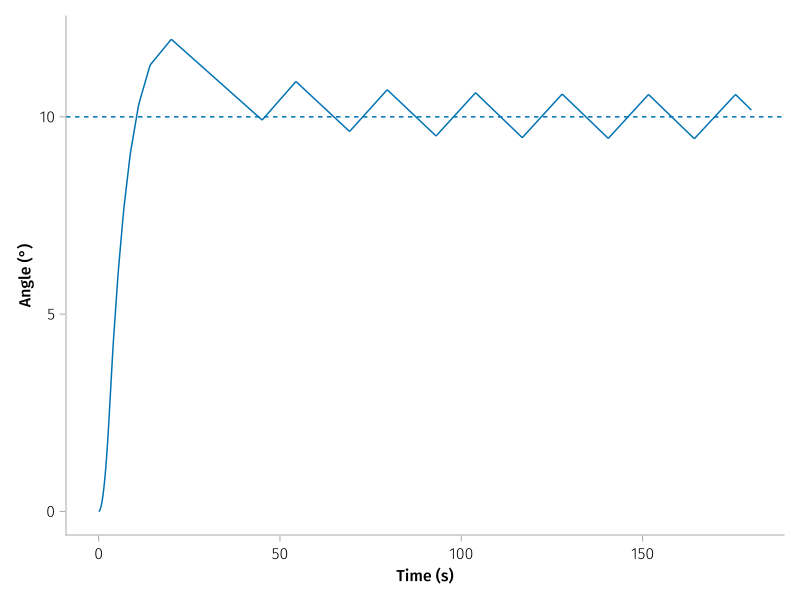

Write the Julia code that produced this figure.
# This file was generated, do not modify it. # hide
U_on = 0.45
U_off = U_on/3

@named schmitt_trigger = SchmittTrigger(U_on=U_on, U_off=U_off)

# custom system for schmitt trigger including a normalization block
@named normalization = B.StaticNonLinearity(u -> clamp(u/(F*L), -1, 1))
system_eqs_norm = [
    connect(θ_ref.output, ref_controller.reference),
    connect(ref_controller.ctr_output, normalization.input),
    connect(normalization.output, schmitt_trigger.ref_signal),
    connect(schmitt_trigger.ctrl_output, thruster.ctrl_input),
    connect(thruster.torque_out, plant.torque_in),
    connect(plant.ϕ_out, ref_controller.measurement),
]

@named model_norm = ODESystem(system_eqs_norm, t; systems = [θ_ref, ref_controller, thruster, plant, schmitt_trigger, normalization])
sys_norm = structural_simplify(model_norm)

prob_norm = ODEProblem(sys_norm, [], tspan, [])
st_sol = solve(prob_norm; adaptive=false, dt=0.005)

interp_st = st_sol(times)

fig4 = Figure()
ax41 = Axis(fig4[1,1], xlabel="Time (s)", ylabel="Angle (°)")

lines!(ax41, times, rad2deg.(interp_st[plant.ϕ]))
hlines!(ax41, [rad2deg(setpoint)], linestyle=:dash)

fig4
save("assets/posts/sac-thrusters/code/st-sim.svg", fig4) #hide